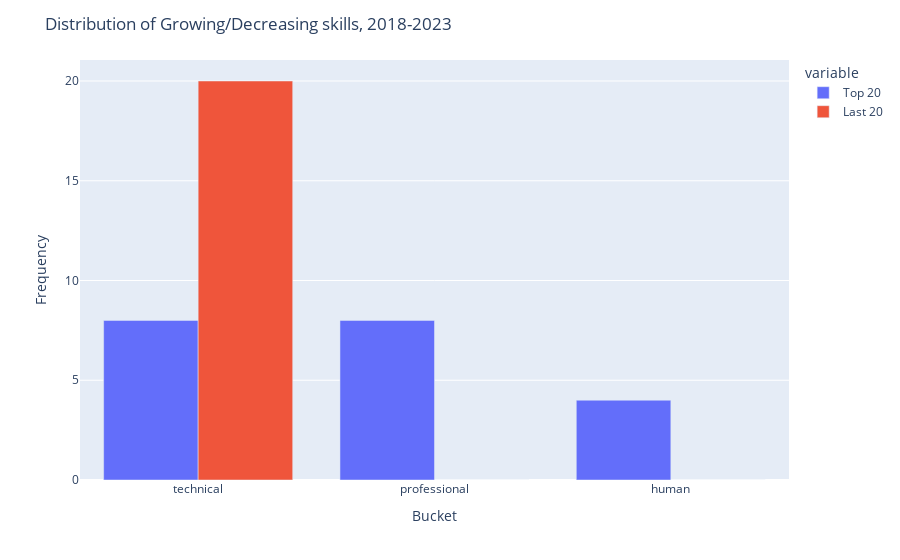

Write notebook code for a chart like this one.
### Code cell
worst_20 = skills5yr_ncsa.tail(20)
worst_20_counts = worst_20['type'].value_counts()

top_20 = skills5yr_ncsa.head(20)
top_20_counts = top_20['type'].value_counts()

counts_combined = pd.concat([top_20_counts, worst_20_counts], axis=1, keys=['Top 20', 'Last 20'])

# Fill NaN values with 0 if a category is not present in one of the subsets
counts_combined = counts_combined.fillna(0)


# Create a bar chart for counts
fig = px.bar(counts_combined, x=counts_combined.index, y=['Top 20', 'Last 20'], barmode='group')

# Update layout to set axis labels and title
fig.update_layout(xaxis_title='Bucket', yaxis_title='Frequency', title='Distribution of Growing/Decreasing skills, 2018-2023')
fig.show()

### Figure 1 — Plotly figure (JSON) as saved in the notebook; plotly's stock layout.template omitted (floating-point values rounded to 4 significant figures)
{"data": [{"alignmentgroup": "True", "hovertemplate": "variable=Top 20<br>type=%{x}<br>value=%{y}<extra></extra>", "legendgroup": "Top 20", "marker": {"color": "#636efa", "pattern": {"shape": ""}}, "name": "Top 20", "offsetgroup": "Top 20", "orientation": "v", "showlegend": true, "textposition": "auto", "type": "bar", "x": ["technical", "professional", "human"], "xaxis": "x", "y": [8, 8, 4], "yaxis": "y"}, {"alignmentgroup": "True", "hovertemplate": "variable=Last 20<br>type=%{x}<br>value=%{y}<extra></extra>", "legendgroup": "Last 20", "marker": {"color": "#EF553B", "pattern": {"shape": ""}}, "name": "Last 20", "offsetgroup": "Last 20", "orientation": "v", "showlegend": true, "textposition": "auto", "type": "bar", "x": ["technical", "professional", "human"], "xaxis": "x", "y": [20, 0, 0], "yaxis": "y"}], "layout": {"autosize": true, "barmode": "group", "legend": {"title": {"text": "variable"}, "tracegroupgap": 0}, "margin": {"t": 60}, "title": {"text": "Distribution of Growing/Decreasing skills, 2018-2023"}, "xaxis": {"anchor": "y", "autorange": true, "domain": [0, 1], "range": [-0.5, 2.5], "title": {"text": "Bucket"}, "type": "category"}, "yaxis": {"anchor": "x", "autorange": true, "domain": [0, 1], "range": [0, 21.05], "title": {"text": "Frequency"}, "type": "linear"}}}
